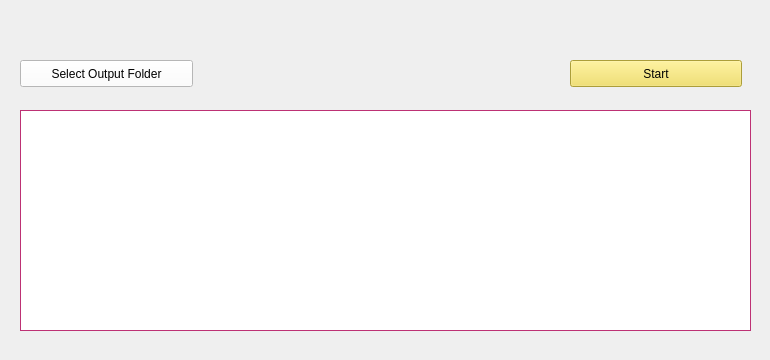
  <widget class="QWidget" name="centralWidget">
   <widget class="QFrame" name="frame">
    <property name="geometry">
     <rect>
      <x>10</x>
      <y>30</y>
      <width>751</width>
      <height>321</height>
     </rect>
    </property>
    <property name="sizePolicy">
     <sizepolicy hsizetype="Fixed" vsizetype="Fixed">
      <horstretch>0</horstretch>
      <verstretch>0</verstretch>
     </sizepolicy>
    </property>
    <property name="baseSize">
     <size>
      <width>0</width>
      <height>0</height>
     </size>
    </property>
    <property name="palette">
     <palette>
      <active>
       <colorrole role="WindowText">
        <brush brushstyle="SolidPattern">
         <color alpha="255">
          <red>0</red>
          <green>0</green>
          <blue>0</blue>
         </color>
        </brush>
       </colorrole>
       <colorrole role="Button">
        <brush brushstyle="SolidPattern">
         <color alpha="255">
          <red>241</red>
          <green>221</green>
          <blue>81</blue>
         </color>
        </brush>
       </colorrole>
       <colorrole role="Light">
        <brush brushstyle="SolidPattern">
         <color alpha="255">
          <red>255</red>
          <green>248</green>
          <blue>192</blue>
         </color>
        </brush>
       </colorrole>
       <colorrole role="Midlight">
        <brush brushstyle="SolidPattern">
         <color alpha="255">
          <red>248</red>
          <green>234</green>
          <blue>136</blue>
         </color>
        </brush>
       </colorrole>
       <colorrole role="Dark">
        <brush brushstyle="SolidPattern">
         <color alpha="255">
          <red>120</red>
          <green>110</green>
          <blue>40</blue>
         </color>
        </brush>
       </colorrole>
       <colorrole role="Mid">
        <brush brushstyle="SolidPattern">
         <color alpha="255">
          <red>161</red>
          <green>147</green>
          <blue>54</blue>
         </color>
        </brush>
       </colorrole>
       <colorrole role="Text">
        <brush brushstyle="SolidPattern">
         <color alpha="255">
          <red>0</red>
          <green>0</green>
          <blue>0</blue>
         </color>
        </brush>
       </colorrole>
       <colorrole role="BrightText">
        <brush brushstyle="SolidPattern">
         <color alpha="255">
          <red>255</red>
          <green>255</green>
          <blue>255</blue>
         </color>
        </brush>
       </colorrole>
       <colorrole role="ButtonText">
        <brush brushstyle="SolidPattern">
         <color alpha="255">
          <red>0</red>
          <green>0</green>
          <blue>0</blue>
         </color>
        </brush>
       </colorrole>
       <colorrole role="Base">
        <brush brushstyle="SolidPattern">
         <color alpha="255">
          <red>255</red>
          <green>255</green>
          <blue>255</blue>
         </color>
        </brush>
       </colorrole>
       <colorrole role="Window">
        <brush brushstyle="SolidPattern">
         <color alpha="255">
          <red>241</red>
          <green>221</green>
          <blue>81</blue>
         </color>
        </brush>
       </colorrole>
       <colorrole role="Shadow">
        <brush brushstyle="SolidPattern">
         <color alpha="255">
          <red>241</red>
          <green>221</green>
          <blue>81</blue>
         </color>
        </brush>
       </colorrole>
       <colorrole role="Highlight">
        <brush brushstyle="SolidPattern">
         <color alpha="255">
          <red>241</red>
          <green>221</green>
          <blue>81</blue>
         </color>
        </brush>
       </colorrole>
       <colorrole role="LinkVisited">
        <brush brushstyle="SolidPattern">
         <color alpha="255">
          <red>241</red>
          <green>221</green>
          <blue>81</blue>
         </color>
        </brush>
       </colorrole>
       <colorrole role="AlternateBase">
        <brush brushstyle="SolidPattern">
         <color alpha="255">
          <red>248</red>
          <green>238</green>
          <blue>168</blue>
         </color>
        </brush>
       </colorrole>
       <colorrole role="ToolTipBase">
        <brush brushstyle="SolidPattern">
         <color alpha="255">
          <red>255</red>
          <green>255</green>
          <blue>220</blue>
         </color>
        </brush>
       </colorrole>
       <colorrole role="ToolTipText">
        <brush brushstyle="SolidPattern">
         <color alpha="255">
          <red>0</red>
          <green>0</green>
          <blue>0</blue>
         </color>
        </brush>
       </colorrole>
      </active>
      <inactive>
       <colorrole role="WindowText">
        <brush brushstyle="SolidPattern">
         <color alpha="255">
          <red>0</red>
          <green>0</green>
          <blue>0</blue>
         </color>
        </brush>
       </colorrole>
       <colorrole role="Button">
        <brush brushstyle="SolidPattern">
         <color alpha="255">
          <red>241</red>
          <green>221</green>
          <blue>81</blue>
         </color>
        </brush>
       </colorrole>
       <colorrole role="Light">
        <brush brushstyle="SolidPattern">
         <color alpha="255">
          <red>255</red>
          <green>248</green>
          <blue>192</blue>
         </color>
        </brush>
       </colorrole>
       <colorrole role="Midlight">
        <brush brushstyle="SolidPattern">
         <color alpha="255">
          <red>248</red>
          <green>234</green>
          <blue>136</blue>
         </color>
        </brush>
       </colorrole>
       <colorrole role="Dark">
        <brush brushstyle="SolidPattern">
         <color alpha="255">
          <red>120</red>
          <green>110</green>
          <blue>40</blue>
         </color>
        </brush>
       </colorrole>
       <colorrole role="Mid">
        <brush brushstyle="SolidPattern">
         <color alpha="255">
          <red>161</red>
          <green>147</green>
          <blue>54</blue>
         </color>
        </brush>
       </colorrole>
       <colorrole role="Text">
        <brush brushstyle="SolidPattern">
         <color alpha="255">
          <red>0</red>
          <green>0</green>
          <blue>0</blue>
         </color>
        </brush>
       </colorrole>
       <colorrole role="BrightText">
        <brush brushstyle="SolidPattern">
         <color alpha="255">
          <red>255</red>
          <green>255</green>
          <blue>255</blue>
         </color>
        </brush>
       </colorrole>
       <colorrole role="ButtonText">
        <brush brushstyle="SolidPattern">
         <color alpha="255">
          <red>0</red>
          <green>0</green>
          <blue>0</blue>
         </color>
        </brush>
       </colorrole>
       <colorrole role="Base">
        <brush brushstyle="SolidPattern">
         <color alpha="255">
          <red>255</red>
          <green>255</green>
          <blue>255</blue>
         </color>
        </brush>
       </colorrole>
       <colorrole role="Window">
        <brush brushstyle="SolidPattern">
         <color alpha="255">
          <red>241</red>
          <green>221</green>
          <blue>81</blue>
         </color>
        </brush>
       </colorrole>
       <colorrole role="Shadow">
        <brush brushstyle="SolidPattern">
         <color alpha="255">
          <red>241</red>
          <green>221</green>
          <blue>81</blue>
         </color>
        </brush>
       </colorrole>
       <colorrole role="Highlight">
        <brush brushstyle="SolidPattern">
         <color alpha="255">
          <red>241</red>
          <green>221</green>
          <blue>81</blue>
         </color>
        </brush>
       </colorrole>
       <colorrole role="LinkVisited">
        <brush brushstyle="SolidPattern">
         <color alpha="255">
          <red>241</red>
          <green>221</green>
          <blue>81</blue>
         </color>
        </brush>
       </colorrole>
       <colorrole role="AlternateBase">
        <brush brushstyle="SolidPattern">
         <color alpha="255">
          <red>248</red>
          <green>238</green>
          <blue>168</blue>
         </color>
        </brush>
       </colorrole>
       <colorrole role="ToolTipBase">
        <brush brushstyle="SolidPattern">
         <color alpha="255">
          <red>255</red>
          <green>255</green>
          <blue>220</blue>
         </color>
        </brush>
       </colorrole>
       <colorrole role="ToolTipText">
        <brush brushstyle="SolidPattern">
         <color alpha="255">
          <red>0</red>
          <green>0</green>
          <blue>0</blue>
         </color>
        </brush>
       </colorrole>
      </inactive>
      <disabled>
       <colorrole role="WindowText">
        <brush brushstyle="SolidPattern">
         <color alpha="255">
          <red>120</red>
          <green>110</green>
          <blue>40</blue>
         </color>
        </brush>
       </colorrole>
       <colorrole role="Button">
        <brush brushstyle="SolidPattern">
         <color alpha="255">
          <red>241</red>
          <green>221</green>
          <blue>81</blue>
         </color>
        </brush>
       </colorrole>
       <colorrole role="Light">
        <brush brushstyle="SolidPattern">
         <color alpha="255">
          <red>255</red>
          <green>248</green>
          <blue>192</blue>
         </color>
        </brush>
       </colorrole>
       <colorrole role="Midlight">
        <brush brushstyle="SolidPattern">
         <color alpha="255">
          <red>248</red>
          <green>234</green>
          <blue>136</blue>
         </color>
        </brush>
       </colorrole>
       <colorrole role="Dark">
        <brush brushstyle="SolidPattern">
         <color alpha="255">
          <red>120</red>
          <green>110</green>
          <blue>40</blue>
         </color>
        </brush>
       </colorrole>
       <colorrole role="Mid">
        <brush brushstyle="SolidPattern">
         <color alpha="255">
          <red>161</red>
          <green>147</green>
          <blue>54</blue>
         </color>
        </brush>
       </colorrole>
       <colorrole role="Text">
        <brush brushstyle="SolidPattern">
         <color alpha="255">
          <red>120</red>
          <green>110</green>
          <blue>40</blue>
         </color>
        </brush>
       </colorrole>
       <colorrole role="BrightText">
        <brush brushstyle="SolidPattern">
         <color alpha="255">
          <red>255</red>
          <green>255</green>
          <blue>255</blue>
         </color>
        </brush>
       </colorrole>
       <colorrole role="ButtonText">
        <brush brushstyle="SolidPattern">
         <color alpha="255">
          <red>120</red>
          <green>110</green>
          <blue>40</blue>
         </color>
        </brush>
       </colorrole>
       <colorrole role="Base">
        <brush brushstyle="SolidPattern">
         <color alpha="255">
          <red>241</red>
          <green>221</green>
          <blue>81</blue>
         </color>
        </brush>
       </colorrole>
       <colorrole role="Window">
        <brush brushstyle="SolidPattern">
         <color alpha="255">
          <red>241</red>
          <green>221</green>
          <blue>81</blue>
         </color>
        </brush>
       </colorrole>
       <colorrole role="Shadow">
        <brush brushstyle="SolidPattern">
         <color alpha="255">
          <red>241</red>
          <green>221</green>
          <blue>81</blue>
         </color>
        </brush>
       </colorrole>
       <colorrole role="Highlight">
        <brush brushstyle="SolidPattern">
         <color alpha="255">
          <red>240</red>
          <green>240</green>
          <blue>240</blue>
         </color>
        </brush>
       </colorrole>
       <colorrole role="LinkVisited">
        <brush brushstyle="SolidPattern">
         <color alpha="255">
          <red>241</red>
          <green>221</green>
          <blue>81</blue>
         </color>
        </brush>
       </colorrole>
       <colorrole role="AlternateBase">
        <brush brushstyle="SolidPattern">
         <color alpha="255">
          <red>241</red>
          <green>221</green>
          <blue>81</blue>
         </color>
        </brush>
       </colorrole>
       <colorrole role="ToolTipBase">
        <brush brushstyle="SolidPattern">
         <color alpha="255">
          <red>255</red>
          <green>255</green>
          <blue>220</blue>
         </color>
        </brush>
       </colorrole>
       <colorrole role="ToolTipText">
        <brush brushstyle="SolidPattern">
         <color alpha="255">
          <red>0</red>
          <green>0</green>
          <blue>0</blue>
         </color>
        </brush>
       </colorrole>
      </disabled>
     </palette>
    </property>
    <property name="frameShape">
     <enum>QFrame::NoFrame</enum>
    </property>
    <property name="frameShadow">
     <enum>QFrame::Sunken</enum>
    </property>
    <property name="lineWidth">
     <number>0</number>
    </property>
    <widget class="QPushButton" name="Start">
     <property name="geometry">
      <rect>
       <x>560</x>
       <y>30</y>
       <width>172</width>
       <height>27</height>
      </rect>
     </property>
     <property name="text">
      <string>Start</string>
     </property>
    </widget>
    <widget class="QPushButton" name="Browse_output">
     <property name="geometry">
      <rect>
       <x>10</x>
       <y>30</y>
       <width>173</width>
       <height>27</height>
      </rect>
     </property>
     <property name="palette">
      <palette>
       <active>
        <colorrole role="WindowText">
         <brush brushstyle="SolidPattern">
          <color alpha="255">
           <red>0</red>
           <green>0</green>
           <blue>0</blue>
          </color>
         </brush>
        </colorrole>
        <colorrole role="Button">
         <brush brushstyle="SolidPattern">
          <color alpha="255">
           <red>255</red>
           <green>255</green>
           <blue>255</blue>
          </color>
         </brush>
        </colorrole>
        <colorrole role="Light">
         <brush brushstyle="SolidPattern">
          <color alpha="255">
           <red>255</red>
           <green>255</green>
           <blue>255</blue>
          </color>
         </brush>
        </colorrole>
        <colorrole role="Midlight">
         <brush brushstyle="SolidPattern">
          <color alpha="255">
           <red>255</red>
           <green>255</green>
           <blue>255</blue>
          </color>
         </brush>
        </colorrole>
        <colorrole role="Dark">
         <brush brushstyle="SolidPattern">
          <color alpha="255">
           <red>255</red>
           <green>255</green>
           <blue>255</blue>
          </color>
         </brush>
        </colorrole>
        <colorrole role="Mid">
         <brush brushstyle="SolidPattern">
          <color alpha="255">
           <red>255</red>
           <green>255</green>
           <blue>255</blue>
          </color>
         </brush>
        </colorrole>
        <colorrole role="Text">
         <brush brushstyle="SolidPattern">
          <color alpha="255">
           <red>0</red>
           <green>0</green>
           <blue>0</blue>
          </color>
         </brush>
        </colorrole>
        <colorrole role="BrightText">
         <brush brushstyle="SolidPattern">
          <color alpha="255">
           <red>230</red>
           <green>45</green>
           <blue>45</blue>
          </color>
         </brush>
        </colorrole>
        <colorrole role="ButtonText">
         <brush brushstyle="SolidPattern">
          <color alpha="255">
           <red>0</red>
           <green>0</green>
           <blue>0</blue>
          </color>
         </brush>
        </colorrole>
        <colorrole role="Base">
         <brush brushstyle="SolidPattern">
          <color alpha="255">
           <red>255</red>
           <green>255</green>
           <blue>255</blue>
          </color>
         </brush>
        </colorrole>
        <colorrole role="Window">
         <brush brushstyle="SolidPattern">
          <color alpha="255">
           <red>255</red>
           <green>255</green>
           <blue>255</blue>
          </color>
         </brush>
        </colorrole>
        <colorrole role="Shadow">
         <brush brushstyle="SolidPattern">
          <color alpha="255">
           <red>227</red>
           <green>227</green>
           <blue>41</blue>
          </color>
         </brush>
        </colorrole>
        <colorrole role="Highlight">
         <brush brushstyle="SolidPattern">
          <color alpha="255">
           <red>153</red>
           <green>174</green>
           <blue>177</blue>
          </color>
         </brush>
        </colorrole>
        <colorrole role="HighlightedText">
         <brush brushstyle="SolidPattern">
          <color alpha="255">
           <red>153</red>
           <green>174</green>
           <blue>177</blue>
          </color>
         </brush>
        </colorrole>
        <colorrole role="Link">
         <brush brushstyle="SolidPattern">
          <color alpha="255">
           <red>255</red>
           <green>255</green>
           <blue>255</blue>
          </color>
         </brush>
        </colorrole>
        <colorrole role="LinkVisited">
         <brush brushstyle="SolidPattern">
          <color alpha="255">
           <red>255</red>
           <green>255</green>
           <blue>255</blue>
          </color>
         </brush>
        </colorrole>
        <colorrole role="AlternateBase">
         <brush brushstyle="SolidPattern">
          <color alpha="255">
           <red>255</red>
           <green>255</green>
           <blue>255</blue>
          </color>
         </brush>
        </colorrole>
        <colorrole role="NoRole">
         <brush brushstyle="SolidPattern">
          <color alpha="255">
           <red>255</red>
           <green>255</green>
           <blue>255</blue>
          </color>
         </brush>
        </colorrole>
        <colorrole role="ToolTipBase">
         <brush brushstyle="SolidPattern">
          <color alpha="255">
           <red>255</red>
           <green>255</green>
           <blue>255</blue>
          </color>
         </brush>
        </colorrole>
        <colorrole role="ToolTipText">
         <brush brushstyle="SolidPattern">
          <color alpha="255">
           <red>255</red>
           <green>255</green>
           <blue>255</blue>
          </color>
         </brush>
        </colorrole>
       </active>
       <inactive>
        <colorrole role="WindowText">
         <brush brushstyle="SolidPattern">
          <color alpha="255">
           <red>0</red>
           <green>0</green>
           <blue>0</blue>
          </color>
         </brush>
        </colorrole>
        <colorrole role="Button">
         <brush brushstyle="SolidPattern">
          <color alpha="255">
           <red>255</red>
           <green>255</green>
           <blue>255</blue>
          </color>
         </brush>
        </colorrole>
        <colorrole role="Light">
         <brush brushstyle="SolidPattern">
          <color alpha="255">
           <red>255</red>
           <green>255</green>
           <blue>255</blue>
          </color>
         </brush>
        </colorrole>
        <colorrole role="Midlight">
         <brush brushstyle="SolidPattern">
          <color alpha="255">
           <red>255</red>
           <green>255</green>
           <blue>255</blue>
          </color>
         </brush>
        </colorrole>
        <colorrole role="Dark">
         <brush brushstyle="SolidPattern">
          <color alpha="255">
           <red>255</red>
           <green>255</green>
           <blue>255</blue>
          </color>
         </brush>
        </colorrole>
        <colorrole role="Mid">
         <brush brushstyle="SolidPattern">
          <color alpha="255">
           <red>255</red>
           <green>255</green>
           <blue>255</blue>
          </color>
         </brush>
        </colorrole>
        <colorrole role="Text">
         <brush brushstyle="SolidPattern">
          <color alpha="255">
           <red>0</red>
           <green>0</green>
           <blue>0</blue>
          </color>
         </brush>
        </colorrole>
        <colorrole role="BrightText">
         <brush brushstyle="SolidPattern">
          <color alpha="255">
           <red>230</red>
           <green>45</green>
           <blue>45</blue>
          </color>
         </brush>
        </colorrole>
        <colorrole role="ButtonText">
         <brush brushstyle="SolidPattern">
          <color alpha="255">
           <red>0</red>
           <green>0</green>
           <blue>0</blue>
          </color>
         </brush>
        </colorrole>
        <colorrole role="Base">
         <brush brushstyle="SolidPattern">
          <color alpha="255">
           <red>255</red>
           <green>255</green>
           <blue>255</blue>
          </color>
         </brush>
        </colorrole>
        <colorrole role="Window">
         <brush brushstyle="SolidPattern">
          <color alpha="255">
           <red>255</red>
           <green>255</green>
           <blue>255</blue>
          </color>
         </brush>
        </colorrole>
        <colorrole role="Shadow">
         <brush brushstyle="SolidPattern">
          <color alpha="255">
           <red>227</red>
           <green>227</green>
           <blue>41</blue>
          </color>
         </brush>
        </colorrole>
        <colorrole role="Highlight">
         <brush brushstyle="SolidPattern">
          <color alpha="255">
           <red>153</red>
           <green>174</green>
           <blue>177</blue>
          </color>
         </brush>
        </colorrole>
        <colorrole role="HighlightedText">
         <brush brushstyle="SolidPattern">
          <color alpha="255">
           <red>153</red>
           <green>174</green>
           <blue>177</blue>
          </color>
         </brush>
        </colorrole>
        <colorrole role="Link">
         <brush brushstyle="SolidPattern">
          <color alpha="255">
           <red>255</red>
           <green>255</green>
           <blue>255</blue>
          </color>
         </brush>
        </colorrole>
        <colorrole role="LinkVisited">
         <brush brushstyle="SolidPattern">
          <color alpha="255">
           <red>255</red>
           <green>255</green>
           <blue>255</blue>
          </color>
         </brush>
        </colorrole>
        <colorrole role="AlternateBase">
         <brush brushstyle="SolidPattern">
          <color alpha="255">
           <red>255</red>
           <green>255</green>
           <blue>255</blue>
          </color>
         </brush>
        </colorrole>
        <colorrole role="NoRole">
         <brush brushstyle="SolidPattern">
          <color alpha="255">
           <red>255</red>
           <green>255</green>
           <blue>255</blue>
          </color>
         </brush>
        </colorrole>
        <colorrole role="ToolTipBase">
         <brush brushstyle="SolidPattern">
          <color alpha="255">
           <red>255</red>
           <green>255</green>
           <blue>255</blue>
          </color>
         </brush>
        </colorrole>
        <colorrole role="ToolTipText">
         <brush brushstyle="SolidPattern">
          <color alpha="255">
           <red>255</red>
           <green>255</green>
           <blue>255</blue>
          </color>
         </brush>
        </colorrole>
       </inactive>
       <disabled>
        <colorrole role="WindowText">
         <brush brushstyle="SolidPattern">
          <color alpha="255">
           <red>255</red>
           <green>255</green>
           <blue>255</blue>
          </color>
         </brush>
        </colorrole>
        <colorrole role="Button">
         <brush brushstyle="SolidPattern">
          <color alpha="255">
           <red>255</red>
           <green>255</green>
           <blue>255</blue>
          </color>
         </brush>
        </colorrole>
        <colorrole role="Light">
         <brush brushstyle="SolidPattern">
          <color alpha="255">
           <red>255</red>
           <green>255</green>
           <blue>255</blue>
          </color>
         </brush>
        </colorrole>
        <colorrole role="Midlight">
         <brush brushstyle="SolidPattern">
          <color alpha="255">
           <red>255</red>
           <green>255</green>
           <blue>255</blue>
          </color>
         </brush>
        </colorrole>
        <colorrole role="Dark">
         <brush brushstyle="SolidPattern">
          <color alpha="255">
           <red>255</red>
           <green>255</green>
           <blue>255</blue>
          </color>
         </brush>
        </colorrole>
        <colorrole role="Mid">
         <brush brushstyle="SolidPattern">
          <color alpha="255">
           <red>255</red>
           <green>255</green>
           <blue>255</blue>
          </color>
         </brush>
        </colorrole>
        <colorrole role="Text">
         <brush brushstyle="SolidPattern">
          <color alpha="255">
           <red>153</red>
           <green>174</green>
           <blue>177</blue>
          </color>
         </brush>
        </colorrole>
        <colorrole role="BrightText">
         <brush brushstyle="SolidPattern">
          <color alpha="255">
           <red>230</red>
           <green>45</green>
           <blue>45</blue>
          </color>
         </brush>
        </colorrole>
        <colorrole role="ButtonText">
         <brush brushstyle="SolidPattern">
          <color alpha="255">
           <red>153</red>
           <green>174</green>
           <blue>177</blue>
          </color>
         </brush>
        </colorrole>
        <colorrole role="Base">
         <brush brushstyle="SolidPattern">
          <color alpha="255">
           <red>255</red>
           <green>255</green>
           <blue>255</blue>
          </color>
         </brush>
        </colorrole>
        <colorrole role="Window">
         <brush brushstyle="SolidPattern">
          <color alpha="255">
           <red>255</red>
           <green>255</green>
           <blue>255</blue>
          </color>
         </brush>
        </colorrole>
        <colorrole role="Shadow">
         <brush brushstyle="SolidPattern">
          <color alpha="255">
           <red>227</red>
           <green>227</green>
           <blue>41</blue>
          </color>
         </brush>
        </colorrole>
        <colorrole role="Highlight">
         <brush brushstyle="SolidPattern">
          <color alpha="255">
           <red>153</red>
           <green>174</green>
           <blue>177</blue>
          </color>
         </brush>
        </colorrole>
        <colorrole role="HighlightedText">
         <brush brushstyle="SolidPattern">
          <color alpha="255">
           <red>153</red>
           <green>174</green>
           <blue>177</blue>
          </color>
         </brush>
        </colorrole>
        <colorrole role="Link">
         <brush brushstyle="SolidPattern">
          <color alpha="255">
           <red>255</red>
           <green>255</green>
           <blue>255</blue>
          </color>
         </brush>
        </colorrole>
        <colorrole role="LinkVisited">
         <brush brushstyle="SolidPattern">
          <color alpha="255">
           <red>255</red>
           <green>255</green>
           <blue>255</blue>
          </color>
         </brush>
        </colorrole>
        <colorrole role="AlternateBase">
         <brush brushstyle="SolidPattern">
          <color alpha="255">
           <red>255</red>
           <green>255</green>
           <blue>255</blue>
          </color>
         </brush>
        </colorrole>
        <colorrole role="NoRole">
         <brush brushstyle="SolidPattern">
          <color alpha="255">
           <red>255</red>
           <green>255</green>
           <blue>255</blue>
          </color>
         </brush>
        </colorrole>
        <colorrole role="ToolTipBase">
         <brush brushstyle="SolidPattern">
          <color alpha="255">
           <red>255</red>
           <green>255</green>
           <blue>255</blue>
          </color>
         </brush>
        </colorrole>
        <colorrole role="ToolTipText">
         <brush brushstyle="SolidPattern">
          <color alpha="255">
           <red>255</red>
           <green>255</green>
           <blue>255</blue>
          </color>
         </brush>
        </colorrole>
       </disabled>
      </palette>
     </property>
     <property name="text">
      <string>Select Output Folder</string>
     </property>
    </widget>
    <widget class="QPlainTextEdit" name="plainTextEdit">
     <property name="geometry">
      <rect>
       <x>10</x>
       <y>80</y>
       <width>731</width>
       <height>221</height>
      </rect>
     </property>
     <property name="palette">
      <palette>
       <active>
        <colorrole role="Midlight">
         <brush brushstyle="SolidPattern">
          <color alpha="255">
           <red>233</red>
           <green>227</green>
           <blue>229</blue>
          </color>
         </brush>
        </colorrole>
        <colorrole role="Text">
         <brush brushstyle="SolidPattern">
          <color alpha="255">
           <red>0</red>
           <green>0</green>
           <blue>0</blue>
          </color>
         </brush>
        </colorrole>
        <colorrole role="Base">
         <brush brushstyle="SolidPattern">
          <color alpha="255">
           <red>255</red>
           <green>255</green>
           <blue>255</blue>
          </color>
         </brush>
        </colorrole>
        <colorrole role="Window">
         <brush brushstyle="SolidPattern">
          <color alpha="255">
           <red>245</red>
           <green>64</green>
           <blue>151</blue>
          </color>
         </brush>
        </colorrole>
        <colorrole role="Shadow">
         <brush brushstyle="SolidPattern">
          <color alpha="255">
           <red>245</red>
           <green>83</green>
           <blue>168</blue>
          </color>
         </brush>
        </colorrole>
        <colorrole role="HighlightedText">
         <brush brushstyle="SolidPattern">
          <color alpha="255">
           <red>210</red>
           <green>40</green>
           <blue>147</blue>
          </color>
         </brush>
        </colorrole>
        <colorrole role="ToolTipText">
         <brush brushstyle="SolidPattern">
          <color alpha="255">
           <red>246</red>
           <green>53</green>
           <blue>183</blue>
          </color>
         </brush>
        </colorrole>
       </active>
       <inactive>
        <colorrole role="Midlight">
         <brush brushstyle="SolidPattern">
          <color alpha="255">
           <red>233</red>
           <green>227</green>
           <blue>229</blue>
          </color>
         </brush>
        </colorrole>
        <colorrole role="Text">
         <brush brushstyle="SolidPattern">
          <color alpha="255">
           <red>0</red>
           <green>0</green>
           <blue>0</blue>
          </color>
         </brush>
        </colorrole>
        <colorrole role="Base">
         <brush brushstyle="SolidPattern">
          <color alpha="255">
           <red>255</red>
           <green>255</green>
           <blue>255</blue>
          </color>
         </brush>
        </colorrole>
        <colorrole role="Window">
         <brush brushstyle="SolidPattern">
          <color alpha="255">
           <red>245</red>
           <green>64</green>
           <blue>151</blue>
          </color>
         </brush>
        </colorrole>
        <colorrole role="Shadow">
         <brush brushstyle="SolidPattern">
          <color alpha="255">
           <red>245</red>
           <green>83</green>
           <blue>168</blue>
          </color>
         </brush>
        </colorrole>
        <colorrole role="HighlightedText">
         <brush brushstyle="SolidPattern">
          <color alpha="255">
           <red>210</red>
           <green>40</green>
           <blue>147</blue>
          </color>
         </brush>
        </colorrole>
        <colorrole role="ToolTipText">
         <brush brushstyle="SolidPattern">
          <color alpha="255">
           <red>246</red>
           <green>53</green>
           <blue>183</blue>
          </color>
         </brush>
        </colorrole>
       </inactive>
       <disabled>
        <colorrole role="Midlight">
         <brush brushstyle="SolidPattern">
          <color alpha="255">
           <red>233</red>
           <green>227</green>
           <blue>229</blue>
          </color>
         </brush>
        </colorrole>
        <colorrole role="Text">
         <brush brushstyle="SolidPattern">
          <color alpha="255">
           <red>159</red>
           <green>158</green>
           <blue>158</blue>
          </color>
         </brush>
        </colorrole>
        <colorrole role="Base">
         <brush brushstyle="SolidPattern">
          <color alpha="255">
           <red>245</red>
           <green>64</green>
           <blue>151</blue>
          </color>
         </brush>
        </colorrole>
        <colorrole role="Window">
         <brush brushstyle="SolidPattern">
          <color alpha="255">
           <red>245</red>
           <green>64</green>
           <blue>151</blue>
          </color>
         </brush>
        </colorrole>
        <colorrole role="Shadow">
         <brush brushstyle="SolidPattern">
          <color alpha="255">
           <red>245</red>
           <green>83</green>
           <blue>168</blue>
          </color>
         </brush>
        </colorrole>
        <colorrole role="HighlightedText">
         <brush brushstyle="SolidPattern">
          <color alpha="255">
           <red>210</red>
           <green>40</green>
           <blue>147</blue>
          </color>
         </brush>
        </colorrole>
        <colorrole role="ToolTipText">
         <brush brushstyle="SolidPattern">
          <color alpha="255">
           <red>246</red>
           <green>53</green>
           <blue>183</blue>
          </color>
         </brush>
        </colorrole>
       </disabled>
      </palette>
     </property>
    </widget>
    <zorder>Browse_output</zorder>
    <zorder>Start</zorder>
    <zorder>plainTextEdit</zorder>
   </widget>
  </widget>
